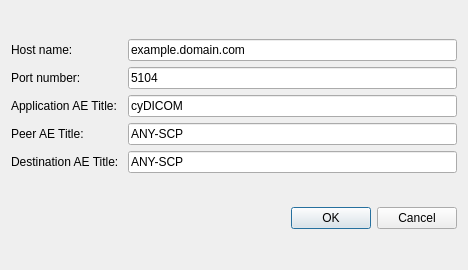
<ui version="4.0" >
 <class>settingsPACS</class>
 <widget class="QDialog" name="settingsPACS" >
  <property name="geometry" >
   <rect>
    <x>0</x>
    <y>0</y>
    <width>468</width>
    <height>270</height>
   </rect>
  </property>
  <property name="windowTitle" >
   <string>PACS Settings</string>
  </property>
  <layout class="QVBoxLayout" >
   <item>
    <layout class="QGridLayout" >
     <item row="0" column="0" >
      <widget class="QLabel" name="label" >
       <property name="text" >
        <string>Host name: </string>
       </property>
      </widget>
     </item>
     <item row="0" column="1" >
      <widget class="QLineEdit" name="hostName" >
       <property name="text" >
        <string>example.domain.com</string>
       </property>
      </widget>
     </item>
     <item row="1" column="1" >
      <widget class="QLineEdit" name="portNumber" >
       <property name="text" >
        <string>5104</string>
       </property>
      </widget>
     </item>
     <item row="2" column="0" >
      <widget class="QLabel" name="label_2" >
       <property name="text" >
        <string>Application AE Title: </string>
       </property>
      </widget>
     </item>
     <item row="2" column="1" >
      <widget class="QLineEdit" name="appAET" >
       <property name="text" >
        <string>cyDICOM</string>
       </property>
      </widget>
     </item>
     <item row="1" column="0" >
      <widget class="QLabel" name="label_6" >
       <property name="text" >
        <string>Port number: </string>
       </property>
      </widget>
     </item>
     <item row="3" column="0" >
      <widget class="QLabel" name="label_4" >
       <property name="text" >
        <string>Peer AE Title: </string>
       </property>
      </widget>
     </item>
     <item row="3" column="1" >
      <widget class="QLineEdit" name="peerAET" >
       <property name="text" >
        <string>ANY-SCP</string>
       </property>
      </widget>
     </item>
     <item row="4" column="0" >
      <widget class="QLabel" name="label_5" >
       <property name="text" >
        <string>Destination AE Title: </string>
       </property>
      </widget>
     </item>
     <item row="4" column="1" >
      <widget class="QLineEdit" name="destAET" >
       <property name="text" >
        <string>ANY-SCP</string>
       </property>
      </widget>
     </item>
    </layout>
   </item>
   <item>
    <widget class="QDialogButtonBox" name="buttonBox" >
     <property name="orientation" >
      <enum>Qt::Horizontal</enum>
     </property>
     <property name="standardButtons" >
      <set>QDialogButtonBox::Cancel|QDialogButtonBox::NoButton|QDialogButtonBox::Ok</set>
     </property>
    </widget>
   </item>
  </layout>
 </widget>
 <resources/>
 <connections>
  <connection>
   <sender>buttonBox</sender>
   <signal>accepted()</signal>
   <receiver>settingsPACS</receiver>
   <slot>accept()</slot>
   <hints>
    <hint type="sourcelabel" >
     <x>248</x>
     <y>254</y>
    </hint>
    <hint type="destinationlabel" >
     <x>157</x>
     <y>274</y>
    </hint>
   </hints>
  </connection>
  <connection>
   <sender>buttonBox</sender>
   <signal>rejected()</signal>
   <receiver>settingsPACS</receiver>
   <slot>reject()</slot>
   <hints>
    <hint type="sourcelabel" >
     <x>316</x>
     <y>260</y>
    </hint>
    <hint type="destinationlabel" >
     <x>286</x>
     <y>274</y>
    </hint>
   </hints>
  </connection>
 </connections>
</ui>
